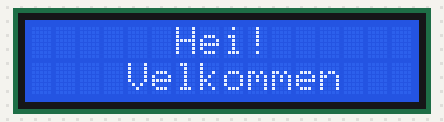
A sketch run on a simulated Arduino Uno, built with avr-gcc and run on an emulated ATmega328P. On the bench: 16×2 character LCD.

Above: at 0.1 s.
At 30.1 s:
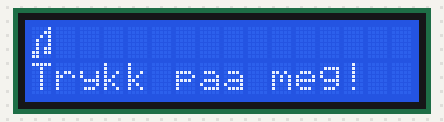
At 60.2 s:
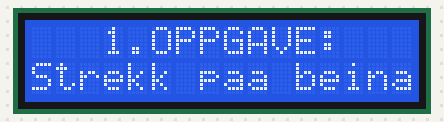
At 75.2 s:
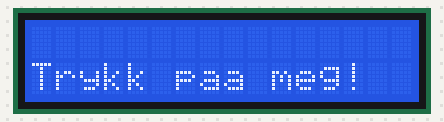
At 90.3 s:
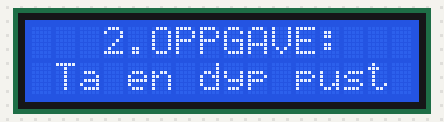
At 120.3 s:
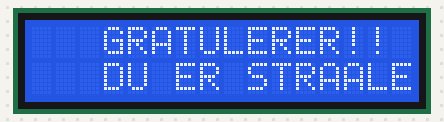

Measured:
- what the display in image 1 shows lasts 15.0 s, from 30.1 s to 45.1 s

The sketch:

skjerm.ino
```cpp
// importer lcd
#include <LiquidCrystal.h>

// setterpin verdiene for lcd skjermen
const int rs = 12, en = 11, d4 = 5, d5 = 4, d6 = 3, d7 = 2;
LiquidCrystal lcd(rs, en, d4, d5, d6, d7);

//tegning av lyd-symbol
byte Sound[8] = {
0b00001,
0b00011,
0b00101,
0b01001,
0b01001,
0b01011,
0b11011,
0b11000
};

void setup() {
  // setter opp hvordan skjermen skal starte
  Serial.begin(9600);
  lcd.begin(16, 2);
  // Print a message to the LCD.
  lcd.print("      Hei!      ");
  lcd.setCursor(0,1);
  lcd.print("    Velkommen   ");
  //venter 15 sekunder
  delay(15000);
  //reset skjerm
  lcd.clear();
}
//kjører koden
void loop() {
  lcd.clear();
  //venter 15 sekunder
  delay(15000);
  //skriver ut lyd-symbol
  lcd.createChar(1,Sound);
  lcd.setCursor(0,0);
  lcd.write(1);
  //skriver ut tekst under symbolet
  lcd.setCursor(0,1);
  lcd.print("Trykk paa meg!");
  //venter 15 sekunder
  delay(15000);
  //reset skjermen
  lcd.clear();

  //1. oppgave
  //15 sekund per oppgave
  delay(15000);
  //skriver ut tekst på første linje
  lcd.begin(16,2);
  lcd.print("   1.OPPGAVE:   ");
  //skriver ut tekst på andre linje
  lcd.setCursor(0,2);
  lcd.print("Strekk paa beina");
  //venter 15 sekunder
  delay(15000);
  //reset skjermen
  lcd.clear();

  //skriver ut tekst under symbolet
  lcd.setCursor(0,1);
  lcd.print("Trykk paa meg!");
  //venter 15 sekunder
  delay(15000);
  //reset skjermen
  lcd.clear();

  //2. oppgave
  //skriver ut tekst på første linje
  lcd.begin(16,2);
  lcd.print("   2.OPPGAVE:   ");
  //skriver ut tekst på andre linje
  lcd.setCursor(0,2);
  lcd.print(" Ta en dyp pust ");
  //venter 15 sekunder
  delay(15000);
  lcd.clear();

  //skriver ut tekst under symbolet
  lcd.setCursor(0,1);
  lcd.print("Trykk paa meg!");
  //venter 15 sekunder
  delay(15000);
  //reset skjermen
  lcd.clear();

  //3. oppgave
  //skriver ut tekst på første linje
  lcd.begin(16,2);
  lcd.print("   GRATULERER!!   ");
  //skriver ut tekst på andre linje
  lcd.setCursor(0,2);
  lcd.print("   DU ER STRAALENDE   ");
  //venter 15 sekunder
  delay(15000);
  //reset skjermen
  lcd.clear();

  //Når brukeren er ferdig
  //skriver ut tekst på første linje
  lcd.begin(16,2);
  lcd.print("  GRATULERER!!  ");
  //skriver ut tekst på andre linje
  lcd.setCursor(0,2);
  lcd.print("DU ER STRAALENDE");

}
```
